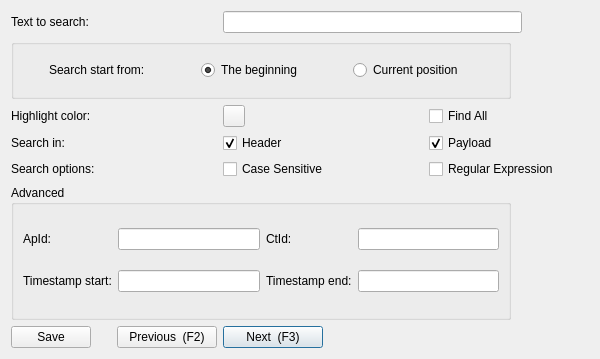
<?xml version="1.0" encoding="UTF-8"?>
<ui version="4.0">
 <class>SearchDialog</class>
 <widget class="QDialog" name="SearchDialog">
  <property name="geometry">
   <rect>
    <x>0</x>
    <y>0</y>
    <width>600</width>
    <height>359</height>
   </rect>
  </property>
  <property name="minimumSize">
   <size>
    <width>600</width>
    <height>0</height>
   </size>
  </property>
  <property name="maximumSize">
   <size>
    <width>700</width>
    <height>2000</height>
   </size>
  </property>
  <property name="windowTitle">
   <string>Search</string>
  </property>
  <property name="windowIcon">
   <iconset resource="resources/resource.qrc">
    <normaloff>:/toolbar/png/system-search.png</normaloff>:/toolbar/png/system-search.png</iconset>
  </property>
  <layout class="QGridLayout" name="gridLayout">
   <item row="12" column="0" colspan="9">
    <widget class="QGroupBox" name="groupBox_2">
     <property name="maximumSize">
      <size>
       <width>500</width>
       <height>150</height>
      </size>
     </property>
     <property name="title">
      <string>Advanced</string>
     </property>
     <layout class="QGridLayout" name="gridLayout_2">
      <item row="0" column="0">
       <widget class="QLabel" name="label_6">
        <property name="text">
         <string>ApId:</string>
        </property>
       </widget>
      </item>
      <item row="0" column="1">
       <widget class="QLineEdit" name="apIdlineEdit">
        <property name="toolTip">
         <string>&lt;html&gt;&lt;head/&gt;&lt;body&gt;&lt;p&gt;Only messages of the given ApId are considered by the search &lt;/p&gt;&lt;/body&gt;&lt;/html&gt;</string>
        </property>
        <property name="whatsThis">
         <string>&lt;html&gt;&lt;head/&gt;&lt;body&gt;&lt;p&gt;Enter the ApId to search text only for this ApId&lt;/p&gt;&lt;/body&gt;&lt;/html&gt;</string>
        </property>
       </widget>
      </item>
      <item row="0" column="2">
       <widget class="QLabel" name="label_7">
        <property name="text">
         <string>CtId:</string>
        </property>
       </widget>
      </item>
      <item row="0" column="3">
       <widget class="QLineEdit" name="ctIdlineEdit">
        <property name="toolTip">
         <string>&lt;html&gt;&lt;head/&gt;&lt;body&gt;&lt;p&gt;Only messages of the given CtId are considered by the search &lt;/p&gt;&lt;/body&gt;&lt;/html&gt;</string>
        </property>
        <property name="whatsThis">
         <string>&lt;html&gt;&lt;head/&gt;&lt;body&gt;&lt;p&gt;Enter the CtId to search text only for this CtId&lt;/p&gt;&lt;/body&gt;&lt;/html&gt;</string>
        </property>
       </widget>
      </item>
      <item row="1" column="0">
       <widget class="QLabel" name="label_8">
        <property name="toolTip">
         <string>&lt;html&gt;&lt;head/&gt;&lt;body&gt;&lt;p&gt;Only consider / show search hits inbetween the given time stamp range&lt;/p&gt;&lt;/body&gt;&lt;/html&gt;</string>
        </property>
        <property name="text">
         <string>Timestamp start:</string>
        </property>
       </widget>
      </item>
      <item row="1" column="1">
       <widget class="QLineEdit" name="timeStartlineEdit">
        <property name="toolTip">
         <string>&lt;html&gt;&lt;head/&gt;&lt;body&gt;&lt;p&gt;Starting time stamp of format xxx.yyy&lt;/p&gt;&lt;/body&gt;&lt;/html&gt;</string>
        </property>
        <property name="whatsThis">
         <string>&lt;html&gt;&lt;head/&gt;&lt;body&gt;&lt;p&gt;Enter the TimeStamp start after which the text would be searched&lt;/p&gt;&lt;/body&gt;&lt;/html&gt;</string>
        </property>
       </widget>
      </item>
      <item row="1" column="2">
       <widget class="QLabel" name="label_9">
        <property name="text">
         <string>Timestamp end:</string>
        </property>
       </widget>
      </item>
      <item row="1" column="3">
       <widget class="QLineEdit" name="timeEndlineEdit">
        <property name="toolTip">
         <string>&lt;html&gt;&lt;head/&gt;&lt;body&gt;&lt;p&gt;Stop time stamp of format xxx.yyy&lt;/p&gt;&lt;/body&gt;&lt;/html&gt;</string>
        </property>
        <property name="whatsThis">
         <string>&lt;html&gt;&lt;head/&gt;&lt;body&gt;&lt;p&gt;Enter the TimeStamp end before which this text would be searched&lt;/p&gt;&lt;/body&gt;&lt;/html&gt;</string>
        </property>
       </widget>
      </item>
     </layout>
    </widget>
   </item>
   <item row="10" column="3">
    <widget class="QCheckBox" name="checkBoxRegExp">
     <property name="maximumSize">
      <size>
       <width>200</width>
       <height>20</height>
      </size>
     </property>
     <property name="text">
      <string>Regular Expression</string>
     </property>
    </widget>
   </item>
   <item row="3" column="3">
    <widget class="QCheckBox" name="checkBoxSearchIndex">
     <property name="maximumSize">
      <size>
       <width>100</width>
       <height>16777215</height>
      </size>
     </property>
     <property name="toolTip">
      <string>&lt;html&gt;&lt;head/&gt;&lt;body&gt;&lt;p&gt;Look for all hits and show all the search results in the search results window. If disabled the single step search is active. Navigate through the search results by next / previous buttons.&lt;/p&gt;&lt;/body&gt;&lt;/html&gt;</string>
     </property>
     <property name="text">
      <string>Find All</string>
     </property>
    </widget>
   </item>
   <item row="10" column="2">
    <widget class="QCheckBox" name="checkBoxCaseSensitive">
     <property name="maximumSize">
      <size>
       <width>100</width>
       <height>16777215</height>
      </size>
     </property>
     <property name="text">
      <string>Case Sensitive</string>
     </property>
     <property name="checked">
      <bool>false</bool>
     </property>
    </widget>
   </item>
   <item row="0" column="2">
    <widget class="QLineEdit" name="lineEditText">
     <property name="minimumSize">
      <size>
       <width>299</width>
       <height>0</height>
      </size>
     </property>
    </widget>
   </item>
   <item row="3" column="2">
    <widget class="QPushButton" name="pushButtonColor">
     <property name="minimumSize">
      <size>
       <width>22</width>
       <height>22</height>
      </size>
     </property>
     <property name="maximumSize">
      <size>
       <width>22</width>
       <height>22</height>
      </size>
     </property>
     <property name="text">
      <string/>
     </property>
     <property name="iconSize">
      <size>
       <width>12</width>
       <height>12</height>
      </size>
     </property>
    </widget>
   </item>
   <item row="6" column="3">
    <widget class="QCheckBox" name="checkBoxPayload">
     <property name="text">
      <string>Payload</string>
     </property>
     <property name="checked">
      <bool>true</bool>
     </property>
    </widget>
   </item>
   <item row="6" column="2">
    <widget class="QCheckBox" name="checkBoxHeader">
     <property name="maximumSize">
      <size>
       <width>80</width>
       <height>16777215</height>
      </size>
     </property>
     <property name="text">
      <string>Header</string>
     </property>
     <property name="checked">
      <bool>true</bool>
     </property>
    </widget>
   </item>
   <item row="6" column="0">
    <widget class="QLabel" name="label_2">
     <property name="layoutDirection">
      <enum>Qt::RightToLeft</enum>
     </property>
     <property name="text">
      <string>Search in:</string>
     </property>
    </widget>
   </item>
   <item row="0" column="0">
    <widget class="QLabel" name="label">
     <property name="text">
      <string>Text to search:</string>
     </property>
    </widget>
   </item>
   <item row="3" column="0">
    <widget class="QLabel" name="label_5">
     <property name="minimumSize">
      <size>
       <width>100</width>
       <height>0</height>
      </size>
     </property>
     <property name="maximumSize">
      <size>
       <width>100</width>
       <height>16777215</height>
      </size>
     </property>
     <property name="text">
      <string>Highlight color:</string>
     </property>
    </widget>
   </item>
   <item row="13" column="0" alignment="Qt::AlignLeft">
    <widget class="QDialogButtonBox" name="buttonBox">
     <property name="layoutDirection">
      <enum>Qt::LeftToRight</enum>
     </property>
     <property name="orientation">
      <enum>Qt::Horizontal</enum>
     </property>
     <property name="standardButtons">
      <set>QDialogButtonBox::Save</set>
     </property>
    </widget>
   </item>
   <item row="10" column="0">
    <widget class="QLabel" name="label_4">
     <property name="layoutDirection">
      <enum>Qt::RightToLeft</enum>
     </property>
     <property name="text">
      <string>Search options:</string>
     </property>
    </widget>
   </item>
   <item row="1" column="0" colspan="9">
    <widget class="QGroupBox" name="groupBox">
     <property name="maximumSize">
      <size>
       <width>500</width>
       <height>60</height>
      </size>
     </property>
     <property name="title">
      <string/>
     </property>
     <layout class="QHBoxLayout" name="horizontalLayout">
      <item>
       <widget class="QLabel" name="label_3">
        <property name="maximumSize">
         <size>
          <width>120</width>
          <height>20</height>
         </size>
        </property>
        <property name="layoutDirection">
         <enum>Qt::LeftToRight</enum>
        </property>
        <property name="text">
         <string>Search start from:</string>
        </property>
       </widget>
      </item>
      <item>
       <widget class="QRadioButton" name="radioButtonPosBeginning">
        <property name="minimumSize">
         <size>
          <width>120</width>
          <height>0</height>
         </size>
        </property>
        <property name="maximumSize">
         <size>
          <width>120</width>
          <height>16777215</height>
         </size>
        </property>
        <property name="layoutDirection">
         <enum>Qt::LeftToRight</enum>
        </property>
        <property name="text">
         <string>The beginning</string>
        </property>
        <property name="checked">
         <bool>true</bool>
        </property>
       </widget>
      </item>
      <item>
       <widget class="QRadioButton" name="radioButtonPosCurrent">
        <property name="maximumSize">
         <size>
          <width>120</width>
          <height>16777215</height>
         </size>
        </property>
        <property name="text">
         <string>Current position</string>
        </property>
       </widget>
      </item>
     </layout>
    </widget>
   </item>
   <item row="13" column="1">
    <widget class="QPushButton" name="pushButtonPrevious">
     <property name="minimumSize">
      <size>
       <width>100</width>
       <height>0</height>
      </size>
     </property>
     <property name="maximumSize">
      <size>
       <width>100</width>
       <height>16777215</height>
      </size>
     </property>
     <property name="toolTip">
      <string>&lt;html&gt;&lt;head/&gt;&lt;body&gt;&lt;p&gt;Go back to the last hit in the message table view&lt;/p&gt;&lt;/body&gt;&lt;/html&gt;</string>
     </property>
     <property name="text">
      <string>Previous  (F2)</string>
     </property>
     <property name="shortcut">
      <string>F2</string>
     </property>
    </widget>
   </item>
   <item row="13" column="2">
    <widget class="QPushButton" name="pushButtonNext">
     <property name="sizePolicy">
      <sizepolicy hsizetype="Minimum" vsizetype="Fixed">
       <horstretch>0</horstretch>
       <verstretch>0</verstretch>
      </sizepolicy>
     </property>
     <property name="minimumSize">
      <size>
       <width>100</width>
       <height>0</height>
      </size>
     </property>
     <property name="maximumSize">
      <size>
       <width>100</width>
       <height>16777215</height>
      </size>
     </property>
     <property name="toolTip">
      <string>&lt;html&gt;&lt;head/&gt;&lt;body&gt;&lt;p&gt;Go to next hit in the message table view&lt;/p&gt;&lt;/body&gt;&lt;/html&gt;</string>
     </property>
     <property name="text">
      <string>Next  (F3)</string>
     </property>
     <property name="shortcut">
      <string>F3</string>
     </property>
     <property name="default">
      <bool>true</bool>
     </property>
    </widget>
   </item>
  </layout>
 </widget>
 <tabstops>
  <tabstop>radioButtonPosCurrent</tabstop>
 </tabstops>
 <resources>
  <include location="resources/resource.qrc"/>
 </resources>
 <connections>
  <connection>
   <sender>buttonBox</sender>
   <signal>accepted()</signal>
   <receiver>SearchDialog</receiver>
   <slot>accept()</slot>
   <hints>
    <hint type="sourcelabel">
     <x>248</x>
     <y>254</y>
    </hint>
    <hint type="destinationlabel">
     <x>157</x>
     <y>274</y>
    </hint>
   </hints>
  </connection>
  <connection>
   <sender>buttonBox</sender>
   <signal>rejected()</signal>
   <receiver>SearchDialog</receiver>
   <slot>reject()</slot>
   <hints>
    <hint type="sourcelabel">
     <x>316</x>
     <y>260</y>
    </hint>
    <hint type="destinationlabel">
     <x>286</x>
     <y>274</y>
    </hint>
   </hints>
  </connection>
 </connections>
</ui>
